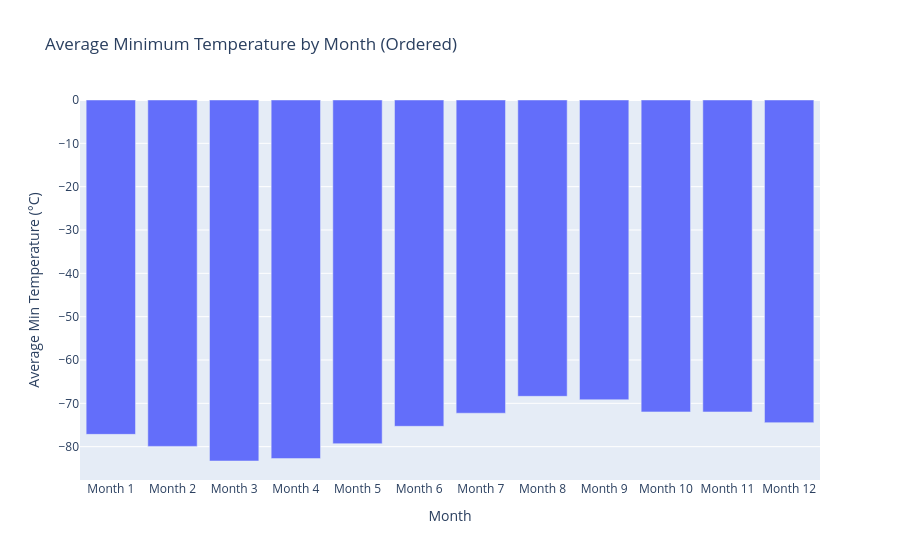

The notebook cell saved with this chart:
### Markdown cell above
**2B.** Using your grouped results above to plot a bar chart of the average minimum temperature by month.

### Code cell
# Bar chart of the average min_temp by month
df["month"] = pd.Categorical(
    df["month"],
    categories=[f"Month {i}" for i in range(1, 13)],
    ordered=True
)

# Group and plot
avg_min_temp = df.groupby("month")["min_temp"].mean().reset_index()

fig = px.bar(
    avg_min_temp,
    x="month",
    y="min_temp",
    title="Average Minimum Temperature by Month (Ordered)",
    labels={"month": "Month", "min_temp": "Average Min Temperature (°C)"}
)
fig.show()

### Figure 1 — Plotly figure (JSON) as saved in the notebook; plotly's stock layout.template omitted (floating-point values rounded to 4 significant figures)
{"data": [{"alignmentgroup": "True", "hovertemplate": "Month=%{x}<br>Average Min Temperature (°C)=%{y}<extra></extra>", "legendgroup": "", "marker": {"color": "#636efa", "pattern": {"shape": ""}}, "name": "", "offsetgroup": "", "orientation": "v", "showlegend": false, "textposition": "auto", "type": "bar", "x": ["Month 1", "Month 2", "Month 3", "Month 4", "Month 5", "Month 6", "Month 7", "Month 8", "Month 9", "Month 10", "Month 11", "Month 12"], "xaxis": "x", "y": [-77.16, -79.93, -83.31, -82.75, -79.31, -75.3, -72.28, -68.38, -69.17, -71.98, -71.99, -74.45], "yaxis": "y"}], "layout": {"autosize": true, "barmode": "relative", "legend": {"tracegroupgap": 0}, "title": {"text": "Average Minimum Temperature by Month (Ordered)"}, "xaxis": {"anchor": "y", "autorange": true, "domain": [0, 1], "range": [-0.5, 11.5], "title": {"text": "Month"}, "type": "category"}, "yaxis": {"anchor": "x", "autorange": true, "domain": [0, 1], "range": [-87.69, 0], "title": {"text": "Average Min Temperature (°C)"}, "type": "linear"}}}
